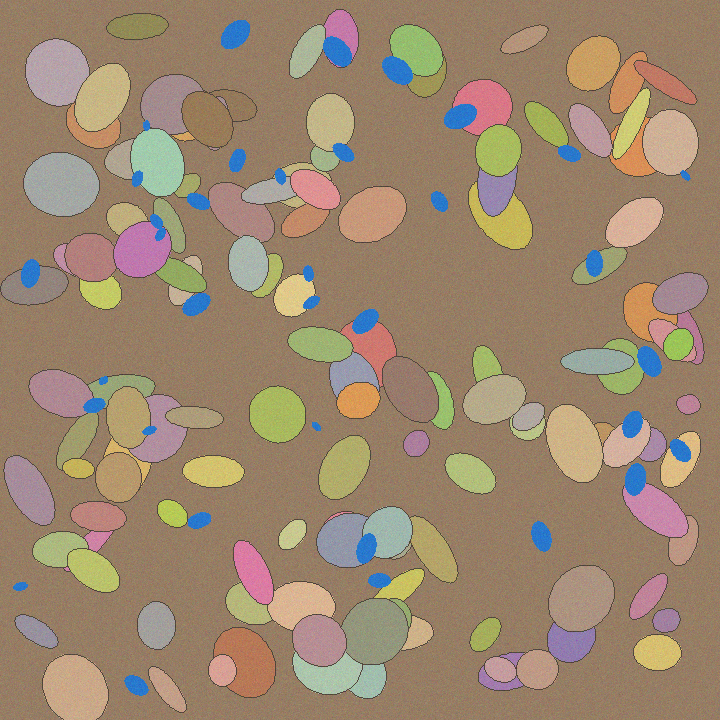
#> input picture assets/examples/carbonate_thin_section.png, 720 x 720 px
$ python -i preprocessing.py   (imports and definitions only)   (older library calls are emulated)
#> lines starting #> are read from the running program, lines starting #| are printed output that depends on the picture
from __future__ import annotations
import cv2, numpy as np

def quality_metrics(rgb: np.ndarray) -> dict:
    gray=cv2.cvtColor(rgb,cv2.COLOR_RGB2GRAY)
    return {
        'blur_score': float(cv2.Laplacian(gray,cv2.CV_64F).var()),
        'brightness': float(gray.mean()),
        'contrast': float(gray.std()),
        'height': int(rgb.shape[0]), 'width': int(rgb.shape[1])
    }

def normalize_rgb(rgb: np.ndarray) -> np.ndarray:
    lab=cv2.cvtColor(rgb,cv2.COLOR_RGB2LAB); l,a,b=cv2.split(lab)
#> after `lab = cv2.cvtColor(rgb, cv2.COLOR_RGB2LAB)`: lab: shape (720, 720, 3); mean of channels 0, 1, 2 147.5, 133.2, 143.8
#> after `l, a, b = cv2.split(lab)`:
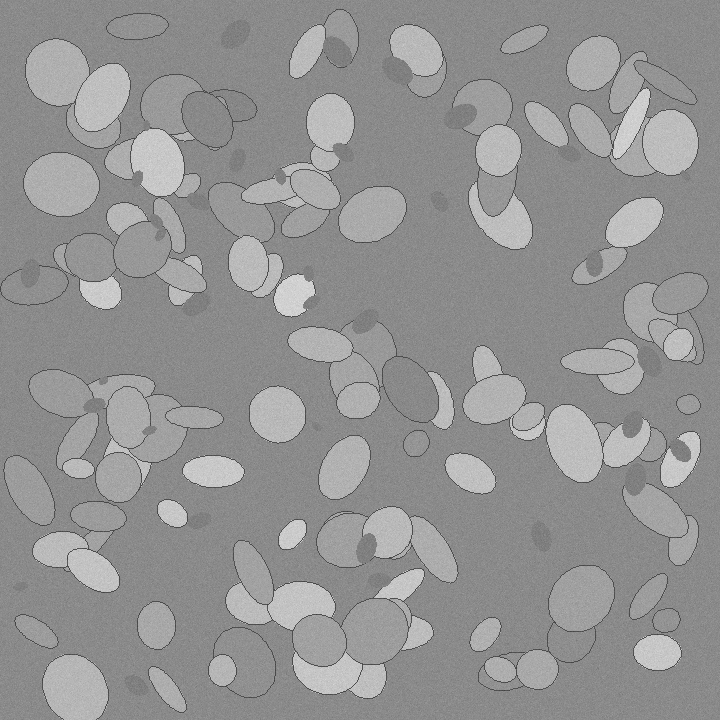
#> l: shape (720, 720); min 56, max 222, mean 147.5
#> after `l, a, b = cv2.split(lab)`:
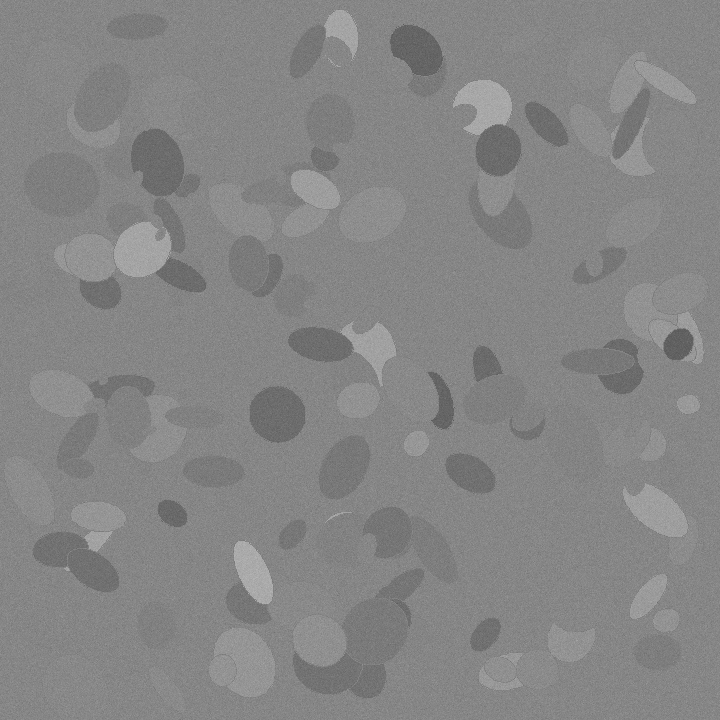
#> a: shape (720, 720); min 86, max 182, mean 133.2
#> after `l, a, b = cv2.split(lab)`:
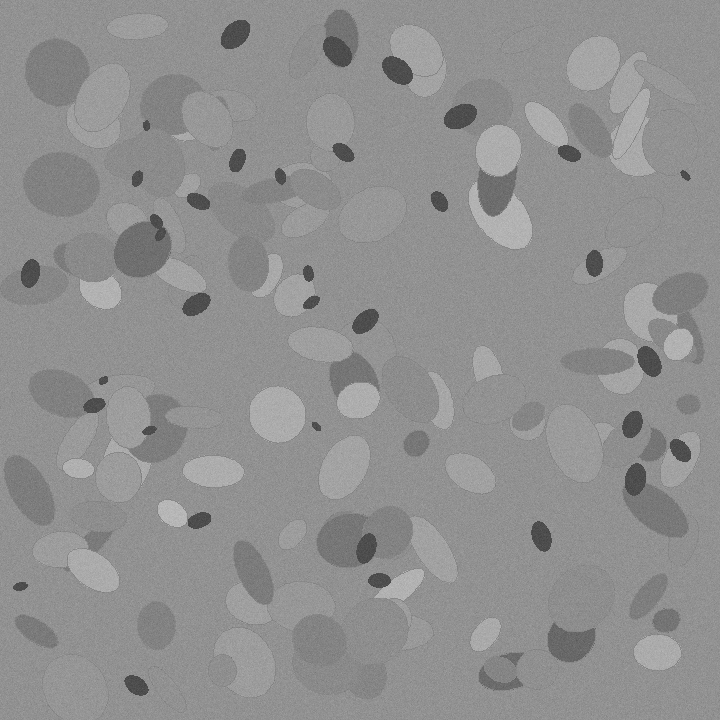
#> b: shape (720, 720); min 60, max 193, mean 143.8
    l=cv2.createCLAHE(2.0,(8,8)).apply(l)
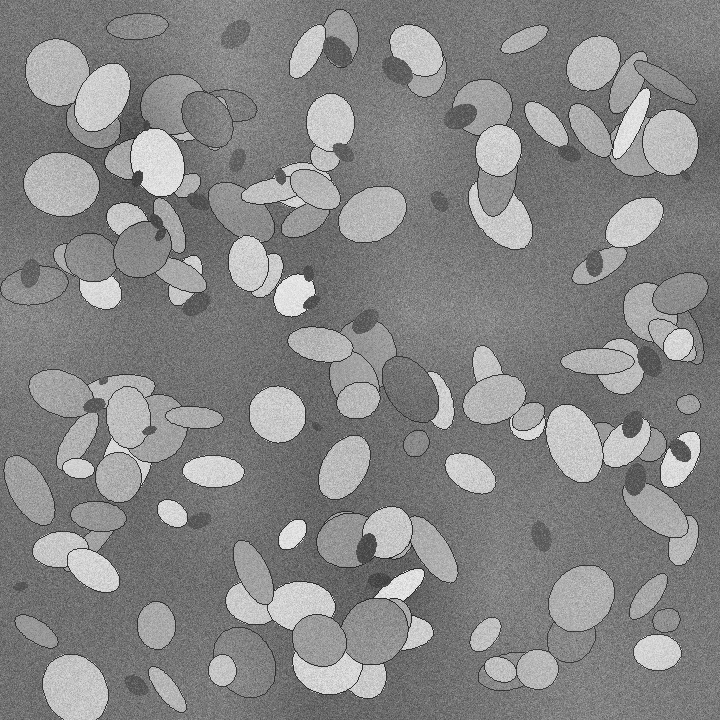
#> l: shape (720, 720); min 24, max 241, mean 134.6
    return cv2.cvtColor(cv2.merge([l,a,b]),cv2.COLOR_LAB2RGB)
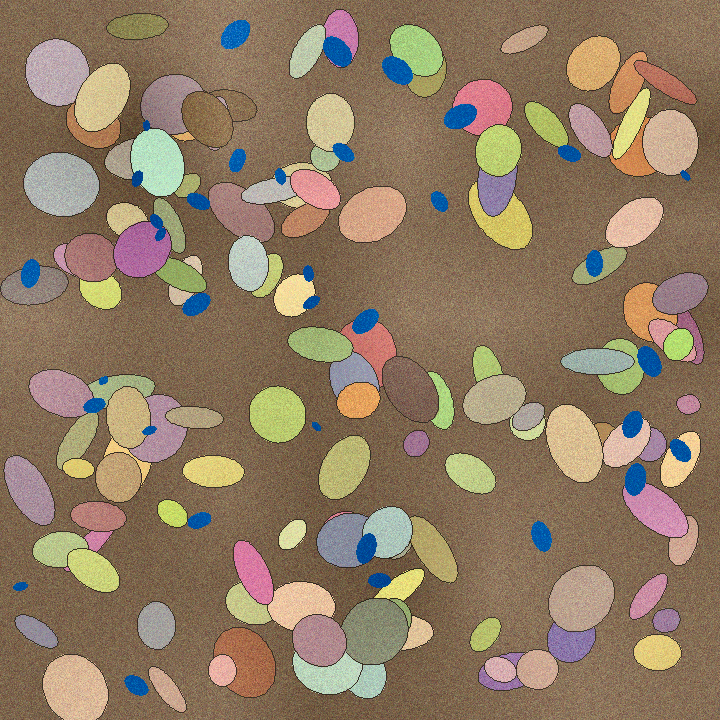
#> returned value: shape (720, 720, 3); mean R, G, B 143.3, 123, 99.6

>>> import cv2
>>> picture = cv2.cvtColor(cv2.imread('../../assets/examples/carbonate_thin_section.png'), cv2.COLOR_BGR2RGB)
>>> result = normalize_rgb(picture)

$ run again, on assets/examples/fractured_rock.png
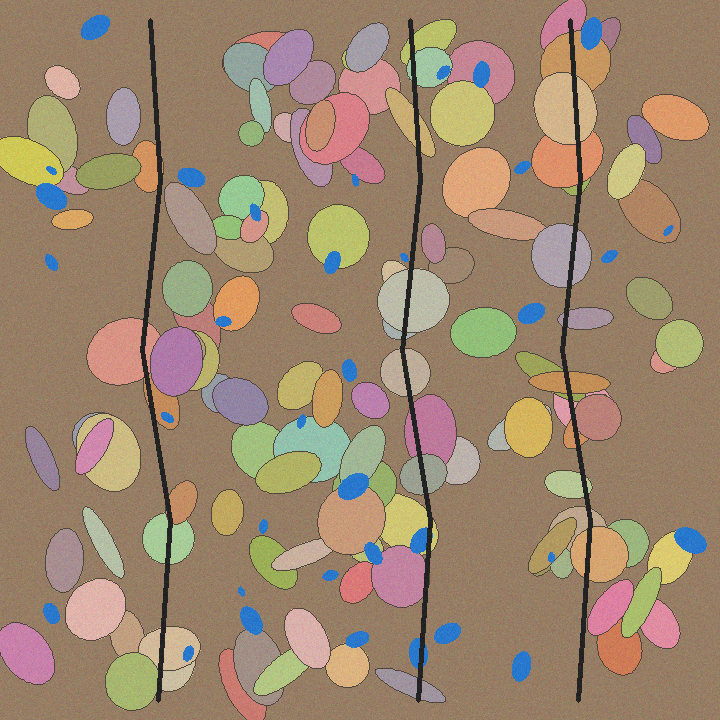
#> input picture assets/examples/fractured_rock.png, 720 x 720 px
#> lab: shape (720, 720, 3); mean of channels 0, 1, 2 147.1, 133.8, 144.1
#> in normalize_rgb, `l=cv2.createCLAHE(2.0,(8,8)).apply(l)`:
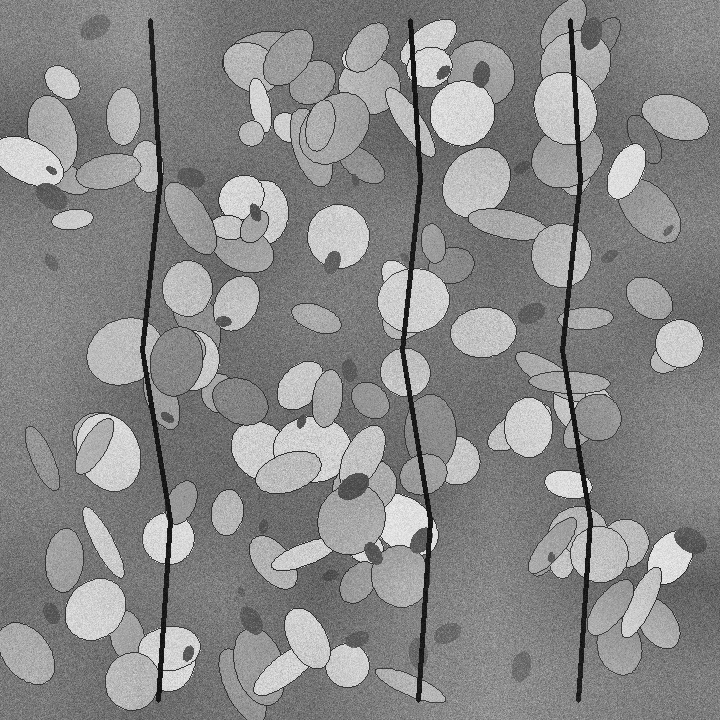
#> l: shape (720, 720); min 7, max 240, mean 137.3
#> in normalize_rgb, `return cv2.cvtColor(cv2.merge([l,a,b]),cv2.COLOR_LAB2RGB)`:
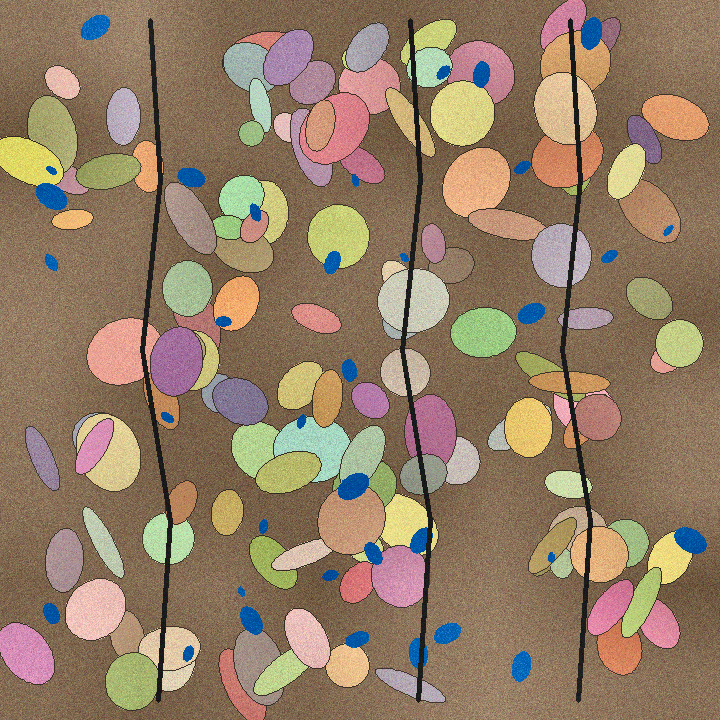
#> returned value: shape (720, 720, 3); mean R, G, B 147.4, 125.4, 101.9

$ run again, on assets/examples/vuggy_carbonate.png
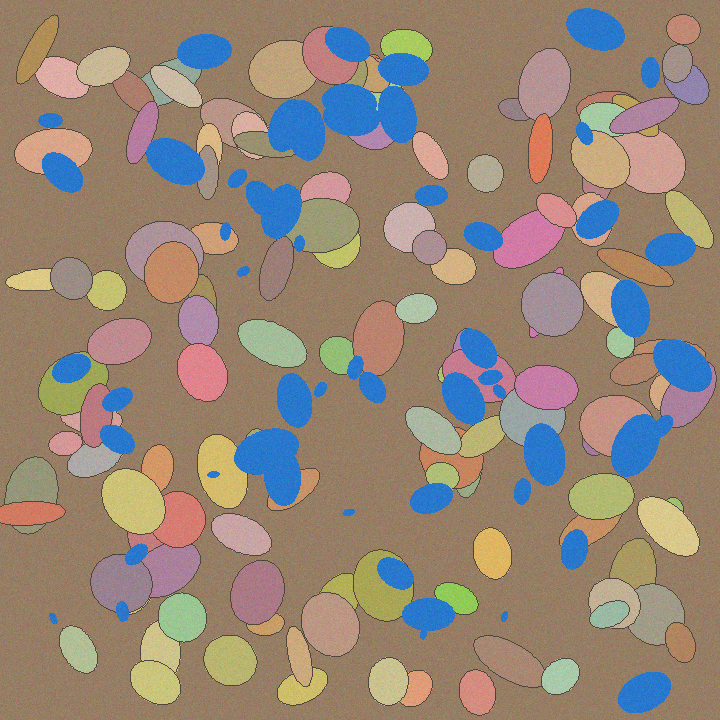
#> input picture assets/examples/vuggy_carbonate.png, 720 x 720 px
#> lab: shape (720, 720, 3); mean of channels 0, 1, 2 146.1, 134.3, 138.6
#> in normalize_rgb, `l=cv2.createCLAHE(2.0,(8,8)).apply(l)`:
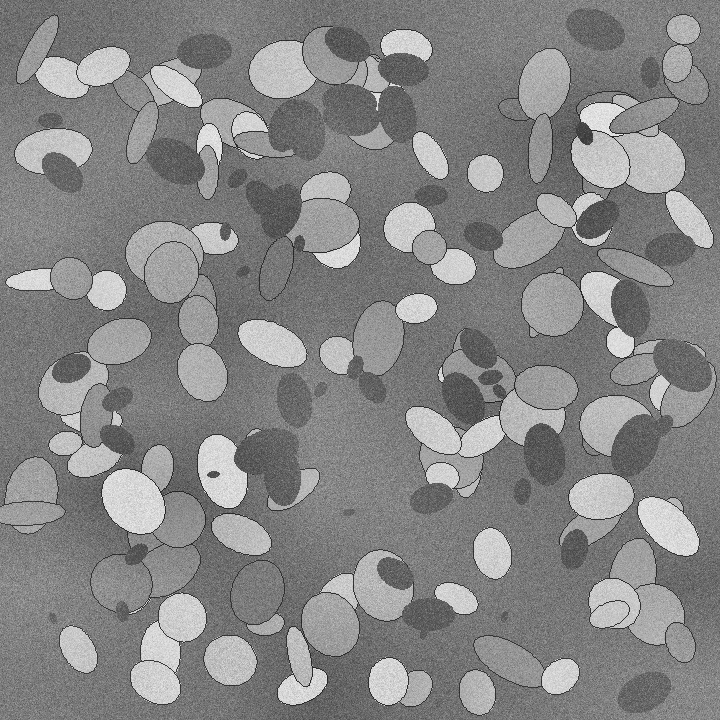
#> l: shape (720, 720); min 26, max 239, mean 134.4
#> in normalize_rgb, `return cv2.cvtColor(cv2.merge([l,a,b]),cv2.COLOR_LAB2RGB)`:
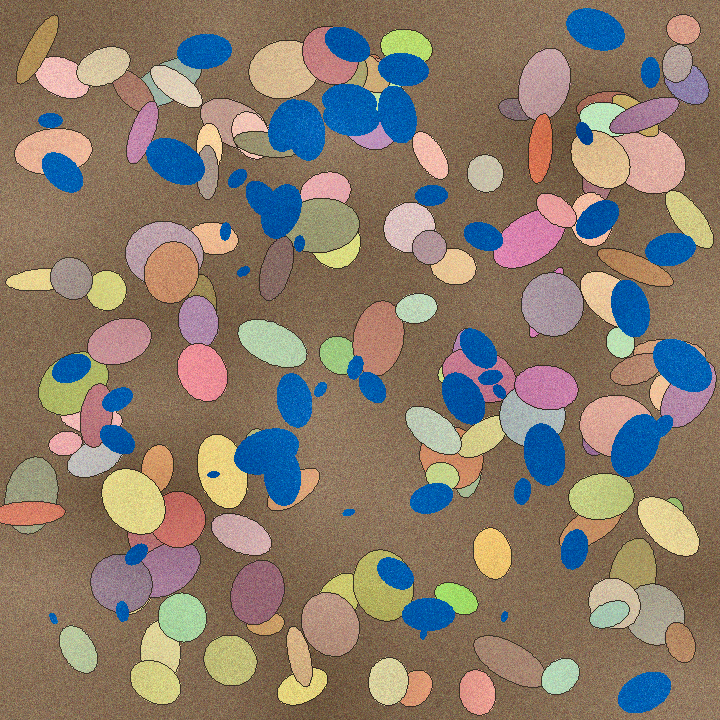
#> returned value: shape (720, 720, 3); mean R, G, B 136.7, 122.6, 108.1
